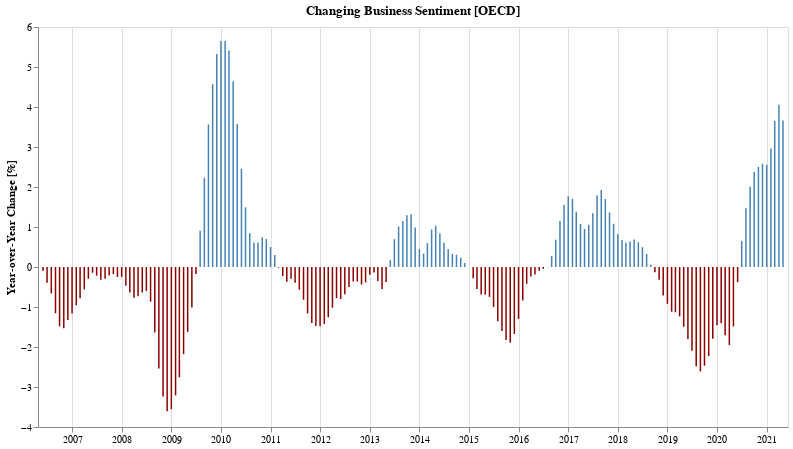

Notebook code cell kept with this figure:
### Markdown cell above
## Has business sentiment gotten better or worse compared to the same time last year?

### Code cell
bYoy = yoyChartFor(bUsaYoy, 'Business', 'steelblue')
bYoy.display()

### Figure 1 — Vega-Lite specification as saved in the notebook (floating-point values rounded to 4 significant figures; data arrays with more than 128 entries replaced by an {"elided": "..."} marker saying what was removed)
{"config": {"view": {"continuousWidth": 400, "continuousHeight": 300}}, "data": {"name": "data-e6d87693fefa94ca762c566702454098"}, "mark": {"type": "bar", "color": "steelblue", "width": 1.5}, "encoding": {"color": {"condition": {"value": "darkred", "test": "datum['Value'] < 0"}, "value": "steelblue"}, "tooltip": [{"type": "temporal", "field": "TIME", "format": "%b %Y", "title": "Date"}, {"type": "ordinal", "field": "label"}, {"type": "ordinal", "field": "change_in_percent"}], "x": {"type": "temporal", "axis": {"title": ""}, "field": "TIME"}, "y": {"type": "quantitative", "axis": {"grid": false, "title": "Year-over-Year Change [%]"}, "field": "Value"}}, "height": 400, "title": "Changing Business Sentiment [OECD]", "transform": [{"calculate": "'Business'", "as": "label"}, {"calculate": "format(datum.Value, ',.2f')", "as": "change_in_percent"}], "width": 750, "$schema": "https://vega.github.io/schema/vega-lite/v4.8.1.json", "datasets": {"data-e6d87693fefa94ca762c566702454098": {"elided": "180 records"}}}
